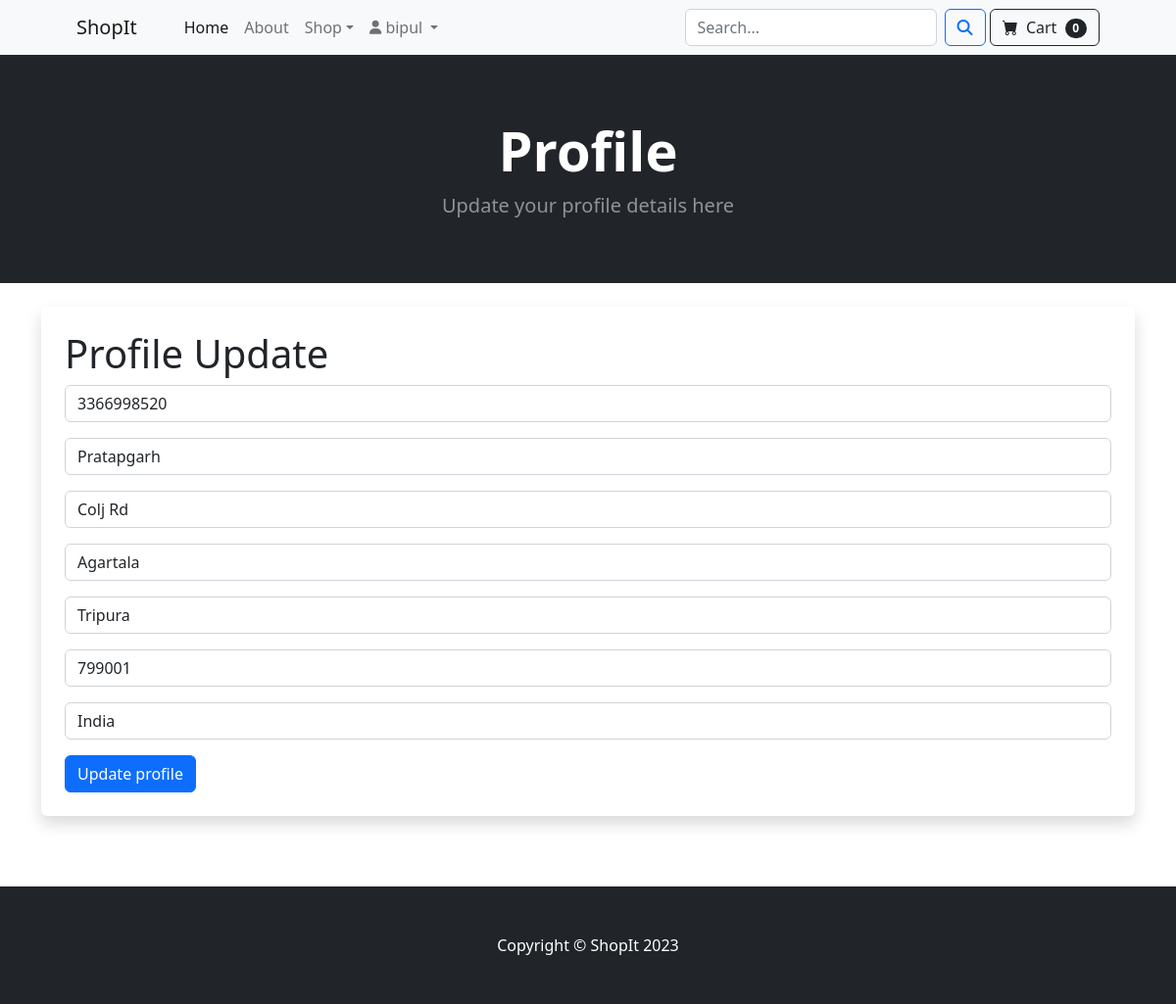
Screenshot of /shopit/update_profile/ (signed in) with the database file from the repository.
### store/models.py (models this page shows, shortened)
class Profile(models.Model):
    user = models.OneToOneField(User, on_delete = models.CASCADE) # Map 1 profile to only 1 USER Object
    date_modified = models.DateTimeField(User, auto_now = True)  # set default value to current date time  *****
    phone = models.CharField(max_length = 15, blank = True)
    address1 = models.CharField(max_length = 200, blank = True)
    address2 = models.CharField(max_length = 200, blank = True)
    city = models.CharField(max_length = 50,blank = True)
    state = models.CharField(max_length = 50, blank = True)
    zipcode = models.CharField(max_length = 8)
    country = models.CharField(max_length = 8, blank = True)
    old_cart = models.CharField(max_length = 400, blank=True) # dictionary converted to string for storage using JSON

### store/views.py (the view)
def update_profile(request):
    if request.user.is_authenticated:
        current_user = Profile.objects.get(user__id = request.user.id) # * * * * Get Data from table based on User table Pkey -- 1to1 Map
        myform = ProfileUpdateForm(request.POST or None, instance = current_user)
        if request.method == "POST":
            if myform.is_valid():  # validate the form
                myform.save()
                messages.success(request, "Profile update successfull")
                return redirect('home')
            else:
                for error in list(myform.errors.values()):
                    messages.warning(request, error)
                return redirect('update-profile')
        else:   # load page with existing details
            return render(request, 'update_profile.html', {'form' : myform})

### cart/cart.py (called while the page is built)
    def __len__(self):
        cartqty = self.cart
        quantities = 0
        for k in cartqty:
            quantities += cartqty[k]
        return quantities # len(self.cart)  gets count of particular item not exact quantity

### cart/context_processors.py (called while the page is built)
def cart_ctx(request):
    return {'mycart' : Cart(request)}  # Create a Cart object by pasing the request

### store/templates/update_profile.html (shortened to what this page needs)
{% extends 'base.html' %}
{% block content %}
<header class="bg-dark py-3">
    <div class="container px-4 px-lg-5 my-5">
        <div class="text-center text-white">
            <h1 class="display-4 fw-bolder">Profile</h1>
            <p class="lead fw-normal text-white-50 mb-0">Update your profile details here</p>
        </div>
    </div>
</header>
<div class="container py-4">
    <div class="shadow p-4 mb-5 bg-body rounded">
    <h1>Profile Update</h1>
    <form action="" method="post">
        {{ form.as_p }}
        <button type="submit" class="btn btn-primary">Update profile</button>
    </form>
</div>
</div>
{% endblock content %}

### store/templates/navbar.html (shortened to what this page needs)
<nav class="navbar navbar-expand-lg navbar-light bg-light">
    <div class="container px-4 px-lg-5">
        <a class="navbar-brand" href="{% url 'home' %}">ShopIt</a>
        <div class="collapse navbar-collapse" id="navbarSupportedContent">
            <ul class="navbar-nav me-auto mb-2 mb-lg-0 ms-lg-4">
                <li class="nav-item"><a class="nav-link active" aria-current="page" href="{% url 'home' %}">Home</a></li>
                <li class="nav-item"><a class="nav-link" href="{% url 'about-us' %}">About</a></li>
                <li class="nav-item dropdown">
                    <a class="nav-link dropdown-toggle" id="navbarDropdown" href="#" role="button" data-bs-toggle="dropdown" aria-expanded="false">Shop</a>
                </li>
                {% if user.is_authenticated %}
                <li class="nav-item dropdown">
                    <a class="nav-link dropdown-toggle" id="navbarDropdown" href="#" role="button" data-bs-toggle="dropdown" aria-expanded="false">
                        <i class="fas fa-user fa-sm"></i> {{ user }}
                    </a>
                </li>
                {% else %}
                <li class="nav-item"><a class="nav-link" href="{% url 'login' %}"><i class="fas fa-sign-in fa-sm"></i> Sign in</a></li>
                {% endif %}
            </ul>
            <form class="d-flex" role="search" action="{% url 'search-prod' %}" method="POST">
                <input class="form-control me-2" type="search" placeholder="Search..." aria-label="Search" name="txtSearch">
                <button class="btn btn-outline-primary" type="submit"><i class="fas fa-search"></i></button> &nbsp;
            </form>
            <a class="btn btn-outline-dark" href="{% url 'cart-summary' %}">
                <i class="bi-cart-fill me-1"></i> Cart
                <span class="badge bg-dark text-white ms-1 rounded-pill" id="cart_qty">
                    {{ mycart|length }}
                </span>
            </a>
        </div>
    </div>
</nav>

### rows the page displays
Profile: phone "3366998520", address1 "Pratapgarh", address2 "Colj Rd", city "Agartala", state "Tripura", zipcode "799001", country "India"

### other values shown
{{ user }} "bipul"
{{ mycart|length }} "0"
